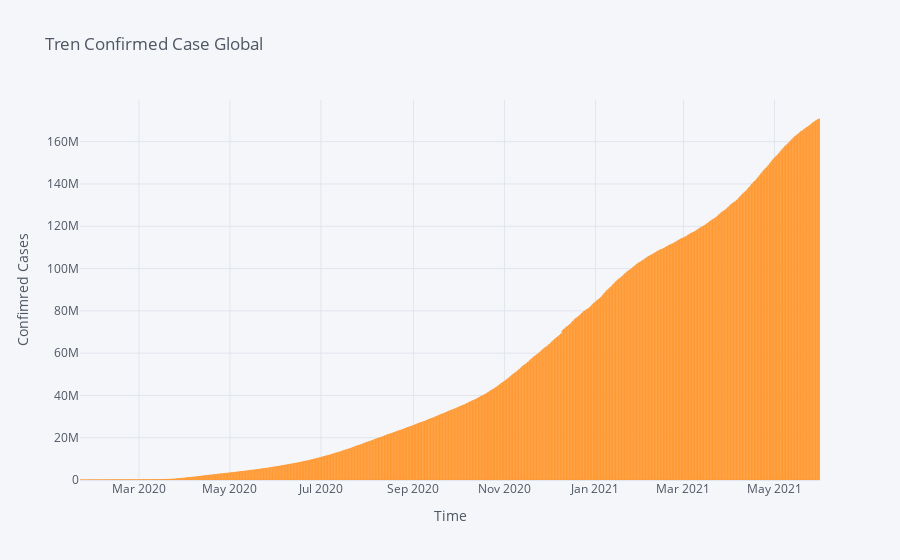

Notebook code cell kept with this figure:
### Markdown cell above
### **Trend Confirmed Case**

### Code cell
dataGroup.iplot(kind = "bar", y = "Confirmed", title = "Tren Confirmed Case Global",xTitle = "Time", yTitle = 'Confimred Cases')

### Figure 1 — Plotly figure (JSON) as saved in the notebook; plotly's stock layout.template omitted (floating-point values rounded to 4 significant figures; data arrays with more than 128 entries replaced by an {"elided": "..."} marker saying what was removed)
{"data": [{"marker": {"color": "rgba(255, 153, 51, 0.6)", "line": {"color": "rgba(255, 153, 51, 1.0)", "width": 1}}, "name": "Confirmed", "orientation": "v", "text": "", "type": "bar", "x": {"elided": "496 str values"}, "y": {"elided": "496 int values"}}], "layout": {"legend": {"bgcolor": "#F5F6F9", "font": {"color": "#4D5663"}}, "paper_bgcolor": "#F5F6F9", "plot_bgcolor": "#F5F6F9", "title": {"font": {"color": "#4D5663"}, "text": "Tren Confirmed Case Global"}, "xaxis": {"gridcolor": "#E1E5ED", "showgrid": true, "tickfont": {"color": "#4D5663"}, "title": {"font": {"color": "#4D5663"}, "text": "Time"}, "zerolinecolor": "#E1E5ED"}, "yaxis": {"gridcolor": "#E1E5ED", "showgrid": true, "tickfont": {"color": "#4D5663"}, "title": {"font": {"color": "#4D5663"}, "text": "Confimred Cases"}, "zerolinecolor": "#E1E5ED"}}}
